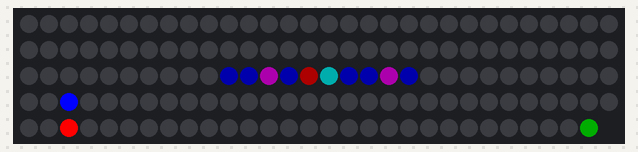
A sketch run on a simulated Arduino Uno, built with avr-gcc and run on an emulated ATmega328P. On the bench: 149 RGB LEDs in strip order, left to right, continuing on the next row. Random numbers use the default seed unless the sketch sets one.

Above: at 0.02 s.

The sketch:

intro-kotkot.ino
```cpp
#define SERIAL_BUFFER_SIZE 256
#include <Adafruit_NeoPixel.h>

// players
#define PLAYERSNUMBER 8       // nombre de joueurs
#define STRIPLEDSNUMBER 10     // nombre de leds par bandes devant les joueurs
#define LAWNUMBER 10          // nombre de leds pour les lois de chaques parties
#define COEFFICIENTSLEDNUMBER 5  // nombre de led pour les cohéficient de vote de qhasue jouers

// pixels led
#define LEDPIN 8
#define NUMPIXELS 149
#define MAXLEDINTENSITY 50
#define DELAY 50

// serial connection status
boolean serialConnected = false;
boolean incomingData = false;
boolean allDataReceivedPrevious = false;
boolean processedData = true;

// serial param
#define SERIAL_CHARACTER_INTI "I"
#define SERIAL_CHARACTER_RESET "R"
#define SERIAL_CHARACTER_BREAK "B"
#define SERIAL_CHARACTER_END "E"
String directive = "";

#define BRIGHTNESS 50
int color;
int r;
int g;
int b;

int rGoal;
int gGoal;
int bGoal;
int degrade;

boolean startIntro = true; //
int monte = 1;
int i;

// COLORS
int colors [8] [3] = {
  //as many vals as dim1
  {BRIGHTNESS, 0, 0}, //R
  {0, BRIGHTNESS, 0}, //G
  {0, 0, BRIGHTNESS}, //B
  {0, BRIGHTNESS, BRIGHTNESS}, //C
  {BRIGHTNESS, 0, BRIGHTNESS}, //M
  {BRIGHTNESS, BRIGHTNESS, 0}, //J
  {BRIGHTNESS, BRIGHTNESS, BRIGHTNESS} // White
};

// setup the NeoPixel library
Adafruit_NeoPixel pixels = Adafruit_NeoPixel(NUMPIXELS, LEDPIN, NEO_GRB + NEO_KHZ800);

int index = 0;

void setup() {
  Serial.begin(115200); // 9600, 19200, 115200
  // initializes NeoPixel library
  pixels.begin();
}

void loop() {

  // lightUpHumanisteLeds();
  // lightUpProgressisteLeds();

  effaceTout();

  // plateauClignote(); // clignotement aléatoire
  // intro(0,2); // genre de clignotement qui fait le tour du plateau
  // smoothIntroColors(); // changement des couleurs doux
  lightUpPlayersStrip(7);
  lightUpPlayersLeds(2);
  lightUpCoefficientLeds(2, 2);
  lightUpAloneCenterLed(0, 50, 0);

  pixels.show();
  delay(DELAY);
}

void smoothIntroColors() {

  if (startIntro) {
    i = 0;
    r = 0;
    b = BRIGHTNESS;
    g = 0;
    startIntro = false;
    degrade = 3;
  }

  //  smoothIntro(r,0,b);

  if (monte == 1) {
    r += degrade;
    b -= degrade;
    if (int(random(3)) > 1) {
      g += degrade;
    }

  }

  if (monte == -1) {
    r -= degrade;
    b += degrade;
    if (g > 0) {
      g -= degrade;
    }
  }

  if (r >= BRIGHTNESS || r <= 2 || b >= BRIGHTNESS || b <= 2) {
    monte = -monte;
  }

  allPlayersFromBeginToEnd(i, r, g, b);

// permettra de gérer les couleurs du dégradé
//  if (i >= NUMPIXELS) {
//    i = 0;
//    int dice = int(random(3));
//    if (dice == 0 && r == g) {
//      int tempr = r;
//      r = g;
//      g = tempr;
//    } else if (dice == 1 && g == b) {
//      int tempg = g;
//      g = b;
//      b = tempg;
//    } else if (dice == 2 && b == r) {
//      int tempb = b;
//      b = r;
//      r = tempb;
//    }
//  }

  i++;

}

void smoothIntro(int _r, int _g, int _b) {
  for (int i = 0; i < NUMPIXELS; i++) {
    pixels.setPixelColor(i, pixels.Color(_r, _g, _b));
  }
}

void intro(int color, int goalColor) {

  effaceTout();

  if (startIntro) {
    setNewColor(colors[color][0], colors[color][1], colors[color][2]);
    setGoalColor(colors[goalColor][0], colors[goalColor][1], colors[goalColor][2]);
    degrade = 1;
    startIntro = false;
  }

  //  if(index<STRIPLEDSNUMBER) {
  //    allPlayersFromBeginToEnd(index, r, g, b);
  //    index++;
  //  } else if (index == STRIPLEDSNUMBER) {
  //    index = 0;
  //  }

  if (r >= rGoal) {
    r -= degrade;
  } else if (r <= rGoal) {
    r += degrade;
  }
  if (b >= bGoal) {
    b -= degrade;
  } else if (b <= bGoal) {
    b += degrade;
  }

  if (index < NUMPIXELS) {
    allPlayersFromBeginToEnd(index, r, g, b);
    allPlayersFromBeginToEnd(index + 1, r, g, b);
    index += 1;
  } else if (index >= NUMPIXELS) {
    index = 0;
  }

}


void plateauClignote() {
  for (int i = 0; i < NUMPIXELS; i++) {
    int ledId = i;
    int dice = int(random(3)); // on tire un dé pour avoir un threshold pour ne pas allumer toutes les leds
    if (dice > 1) {
      color = chooseRandomColor();
      pixels.setPixelColor(ledId, pixels.Color(colors[color][0], colors[color][1], colors[color][2]));
    }
    else { // 1 led sur 2 n'est pas allumée
      pixels.setPixelColor(i, pixels.Color(0, 0, 0));
    }
  }
}
```

lightFunctions.ino
```cpp
// bandes devant les joueurs [STRIPLEDSNUMBER][PLAYERSNUMBER]
void lightUpPlayersStrip(int player) { // player = numéro de la bande
  for (int j = 0; j < STRIPLEDSNUMBER; j++) {
    // STRIPLEDNUMBER = nombre de leds par bande
    // j = numéro de la led sur la bande
    int ledId = j + STRIPLEDSNUMBER * player;
    color = chooseRandomColor();
    pixels.setPixelColor(ledId, pixels.Color(colors[color][0], colors[color][1], colors[color][2]));
  }
  //pixels.show();
}

void allPlayersFromBeginToEnd (int posLed, int _r, int _g, int _b) {
  for (int i = 0; i < PLAYERSNUMBER; i++) {
    // player = numéro de la bande
    // STRIPLEDNUMBER = nombre de leds par bande
    // j = numéro de la led sur la bande
    int ledId = posLed + STRIPLEDSNUMBER * i;
    pixels.setPixelColor(ledId, pixels.Color(_r, _g, _b));
  }
}


// nombre de lois humaniste [LAWNUMBER]
void lightUpHumanisteLeds() {

  for (int i = NUMPIXELS - 11; i < NUMPIXELS - 1; i++) {
    pixels.setPixelColor(i, pixels.Color(0, BRIGHTNESS, BRIGHTNESS));
  }

  //  pixels.show();
}

// nombre de lois progressiste [LAWNUMBER]
void lightUpProgressisteLeds() {
  for (int i = NUMPIXELS - 21; i < NUMPIXELS - 11; i++) {
    pixels.setPixelColor(i, pixels.Color(BRIGHTNESS, BRIGHTNESS, 0));
  }
  //pixels.show();
}

// leds devant les jouers [1][PLAYERSNUMBER]
void lightUpPlayersLeds(int player) {
  int firstPlayerLed = 120; //les leds des joueurs vont de 120 à 128
  pixels.setPixelColor(firstPlayerLed + player, pixels.Color(255, 0, 0));
}

// leds coefficient du vote devant les jouers [COEFFICIENTSLEDNUMBER][PLAYERSNUMBER]
// la fonction allume seulement la led supplémentaire
void lightUpCoefficientLeds(int player, int nbActuelDeVotes) {
  // les leds vont de 80 à 119
  int ledId = 80 + nbActuelDeVotes + COEFFICIENTSLEDNUMBER * player;
  pixels.setPixelColor(ledId, pixels.Color(0, 0, 255));
}

// led seul au centre
void lightUpAloneCenterLed(int r, int g, int b) {
  pixels.setPixelColor(NUMPIXELS - 1, pixels.Color(r, g, b));
}
```

tools.ino
```cpp
// renvoie une couleur au hasard
int chooseRandomColor() {
  int dice = int(random(10));
  if (dice == 0) {
    return 0;
  } else if (dice == 1) {
    return 1;
  } else if (dice == 2) {
    return 3;
  } else if (dice == 3) {
    return 4;
  } else {
    return 2;
  }
}

// clear tout
void effaceTout() {
  for (int i = 0; i < NUMPIXELS ; i++) {
    pixels.setPixelColor(i, pixels.Color(0, 0, 0));
  }
}

// fonctions pour un effet de dégradé - vont probablement être bientôt supprimées
void setNewColor(int _r, int _g, int _b) {
  r = _r;
  g = _g;
  b = _b;
}

void setGoalColor(int _rGoal, int _gGoal, int _bGoal) {
  rGoal = _rGoal;
  gGoal = _gGoal;
  bGoal = _bGoal;
}
```
